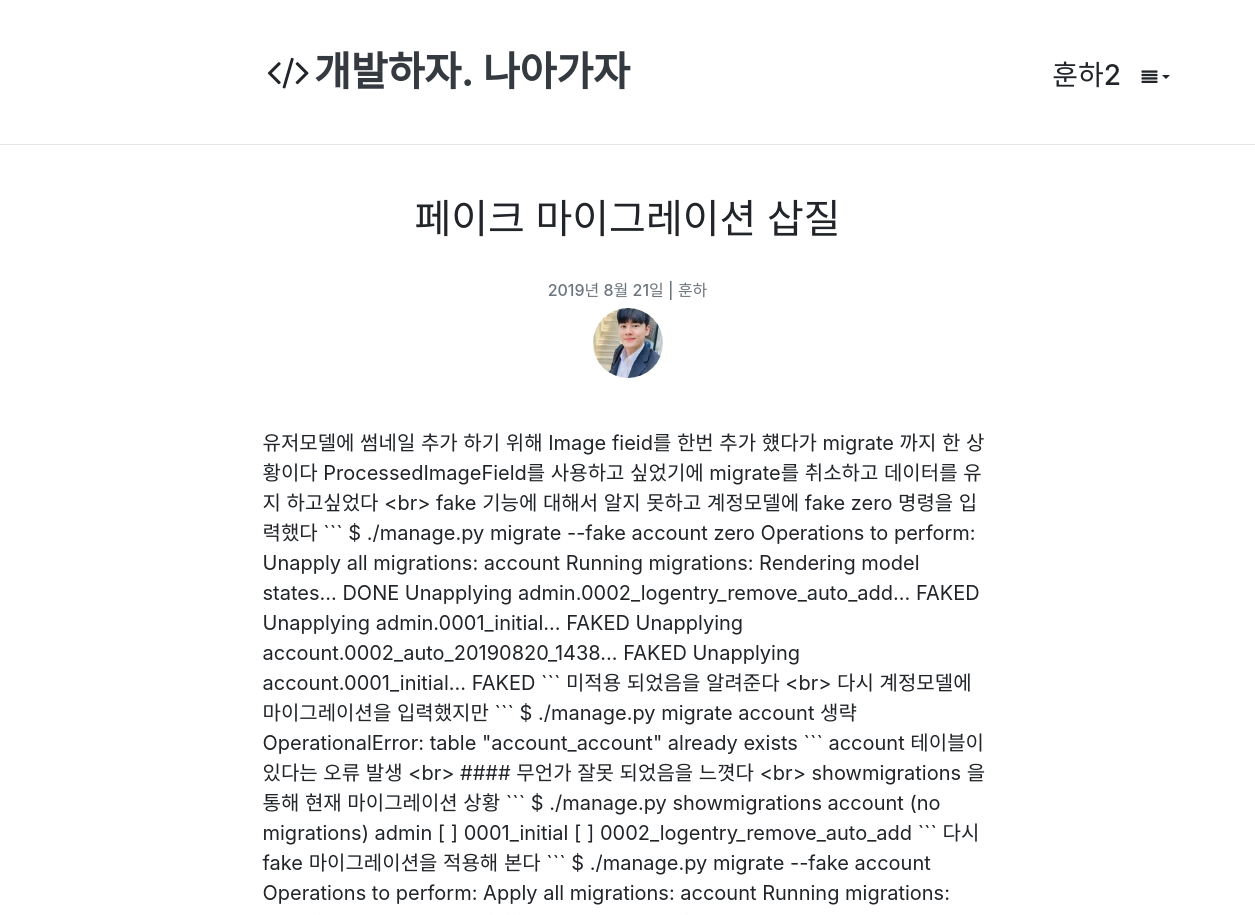
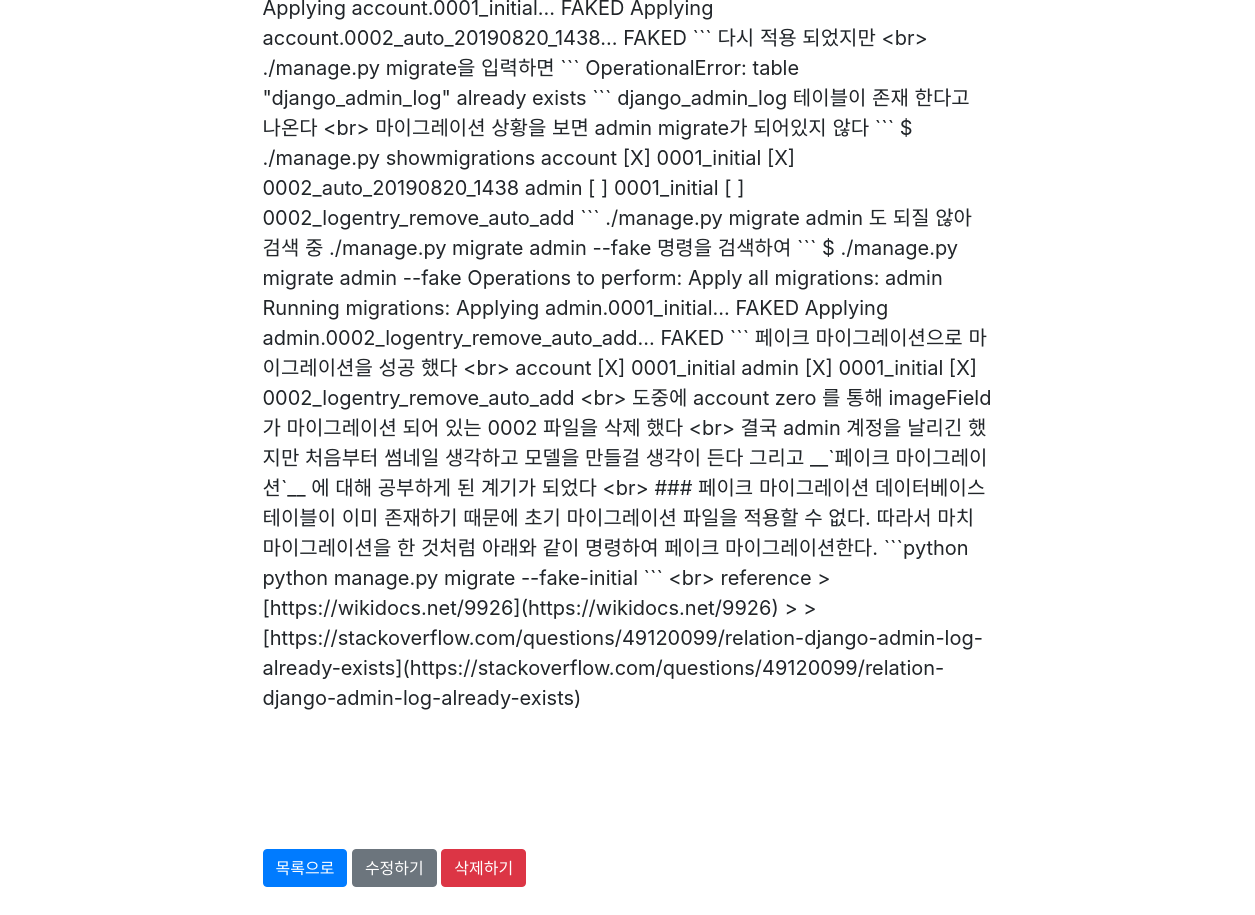
The app's page /blog/45/ (signed in) with its own data (2 pictures, top to bottom).
### account/models.py (models this page shows, shortened)
class Account(AbstractBaseUser, PermissionsMixin):
    email = models.EmailField(
        verbose_name=('email address'),
        max_length=255,
        unique=True,
    )
    username = models.CharField(('username'), max_length=30,
                                help_text=('Requierd. 30 characters or fewer. Letters, digits'
                                           ' and ./+/-/_ only'),
                                validators=[  # 정규식을 통한 특수문자 제외
                                    validators.RegexValidator(r'^[\w.+-]+$', ('Enter a valid username.'), 'invalid')
                                ])
    is_staff = models.BooleanField(('staff status'), default=False,
                                   help_text='Designates whether the user can log into this admin site')
    is_active = models.BooleanField(('active'), default=True,
                                    help_text='Designates whether this user should be treated as '
                                              'active. Unselect this instead of deleting accounts.')
    date_joined = models.DateTimeField(('date joined'), default=timezone.now)
    thumbnail = ProcessedImageField(blank=True, upload_to="profile" , null=True, processors=[ResizeToFill(100,100)],
                                    format='JPEG', options={'quality': 80})
    created_at = models.DateTimeField(auto_now_add=True)
    updated_at = models.DateTimeField(auto_now=True)
    object = AccountManager()
    USERNAME_FIELD = 'email'
    REQUIRED_FIELDS = ['username']
    class Meta:
        verbose_name = ('user')
        verbose_name_plural = ('users')
        swappable = 'AUTH_USER_MODEL'

### blog/models.py (models this page shows, shortened)
class Post(models.Model):
    author = models.ForeignKey(Account , on_delete=models.CASCADE)
    title = models.CharField(max_length=100, verbose_name = 'Title' , help_text = 'Please enter a posting title')
    text = models.TextField(verbose_name='Contents')
    photo = ProcessedImageField(blank=True, upload_to = 'blog/post/%Y' ,processors = [Thumbnail(300,300)],format='JPEG' ,options={'quality': 60})
    created_date= models.DateTimeField(default =timezone.now)
    published_date = models.DateTimeField(blank=True , null=True)
    tags = models.CharField(max_length=100, blank=True)
    class Meta:
        ordering = ['-id']

### blog/views.py (the view)
# urls.py: path('<int:pk>/',views.post_detail, name='post_detail'),
def post_detail(request, pk):
    post = get_object_or_404(Post, pk=pk)
    return render(request, 'blog/post_detail.html', {'post': post})

### blog/templates/blog/post_detail.html (shortened to what this page needs)
{% extends "blog/layout.html" %}
{% load static %}
{% block content %}
    <div class="container">
        <div class="row">
            <div class="col-md-2"></div>
            <div class="col-md-8">
                <div class="post">
                <div class="post-header" style="padding-bottom: 50px;">
                    <h1 style="text-align: center; padding-bottom: 30px;">{{ post.title }}</h1>
                    <div class="post-meta" style="text-align: center">
                        <h6 class="text-muted">  {{ post.published_date |date:"Y년 M d일" }} | {{ post.author.username }}</h6>
                        <img src="{{ post.author.thumbnail.url }}" alt="" style=" width: 70px; border-radius: 50%">
                    </div>
                </div>
                <div class="content-markdown" id="editSection">
                    <div class="content" style="font-size:20px;">{{ post.text }}</div>
                </div>
                    {% load disqus_tags %}
                <br>
                <a href="{% url 'post_list' %}" class="btn btn-primary">목록으로</a>
                {% if request.user.is_staff %}
                    <a href="{% url "post_edit" post.pk %}" class="btn btn-secondary">수정하기</a>
                    <a href="{% url 'post_remove' post.pk %}" class="btn btn-danger">삭제하기</a>
                {% endif %}
                <br>
            </div>
        </div>
    </div>
{% endblock %}

### templates/layout.html (shortened to what this page needs)
<!DOCTYPE html>
<html lang="ko">
<head>
    <link rel="stylesheet" href="https://stackpath.bootstrapcdn.com/bootstrap/4.3.1/css/bootstrap.min.css"
/>
    <link rel="stylesheet" href="//stackpath.bootstrapcdn.com/font-awesome/4.7.0/css/font-awesome.min.css"/>
    <link rel="stylesheet" href="https://uicdn.toast.com/tui-editor/latest/tui-editor.css">
    <link rel="stylesheet" href="https://uicdn.toast.com/tui-editor/latest/tui-editor-contents.css">
    <link rel="stylesheet" href="https://cdnjs.cloudflare.com/ajax/libs/codemirror/5.33.0/codemirror.css">
    <link rel="stylesheet" href="https://cdnjs.cloudflare.com/ajax/libs/highlight.js/9.12.0/styles/github.min.css">
</head>
<body>
<header class="site-header">
    <div class="container">
        <div class="row">
        <div class="col-md-2"></div>
    <div class="col-md-10">
        <br>
        <br>
        <h3 class="float-right">
            <div class="page-header" style="margin-top: 10px">
                {% if user.is_staff %}
                    {{ user.username }}
                {% endif %}
                <button class="btn dropdown-toggle" data-toggle="dropdown" id="dropdownmenu" role="button" aria-haspopup="true"
                   aria-expanded="false"><i class="fa fa-align-justify"></i></button>
            </div>
        </h3>
        <h1 class="blog-title" style="text-align: left"><i class="fa fa-fw fa-code"></i><a class="text-dark"
                                                                                           href="{% url 'post_list' %}"><b>개발하자.
            나아가자</b></a>
        </h1>
        <br>
    </div>
        </div>
    </div>
</header>
<hr style="margin-bottom: 50px">
{% block content %}
{% endblock %}
</body>
</html>

### templates/layout.html (style rules this page uses)
html { position: relative; min-height: 100%; }
body { margin-bottom: 60px; min-height: 100%; }

### records on screen
Account: username "훈하2"
Post: title "페이크 마이그레이션 삽질", published_date "2019년 8월 21일", author.username "훈하", author.thumbnail (picture), text "유저모델에 썸네일 추가 하기 위해 Image fieid를 한번 추가 헀다가 migrate 까지 한 상황이다 ProcessedImageField를 사용하고 싶었기에 migrate를 취소하고 데이터를 유지 하고싶었다 <br> fake 기능에 대해서 알지 못하고 계정모델에 fake zero 명령을 입력했다 ``` $ ./manage.py migrate --fake account zero Operations to perform: Unapply all migrations: account Running migrations: Rendering model states... DONE Unapplying admin.0002_logentry_remove_auto_add... FAKED Unapplying admin.0001_initial... FAKED Unapplying account.0002_auto_20190820_1438... FAKED Unapplying account.0001_initial... FAKED ``` 미적용 되었음을 알려준다 <br> 다시 계정모델에 마이그레이션을 입력했지만 ``` $ ./manage.py migrate account 생략 OperationalError: table \"account_account\" already exists ``` account 테이블이 있다는 오류 발생 <br> #### 무언가 잘못 되었음을…"
